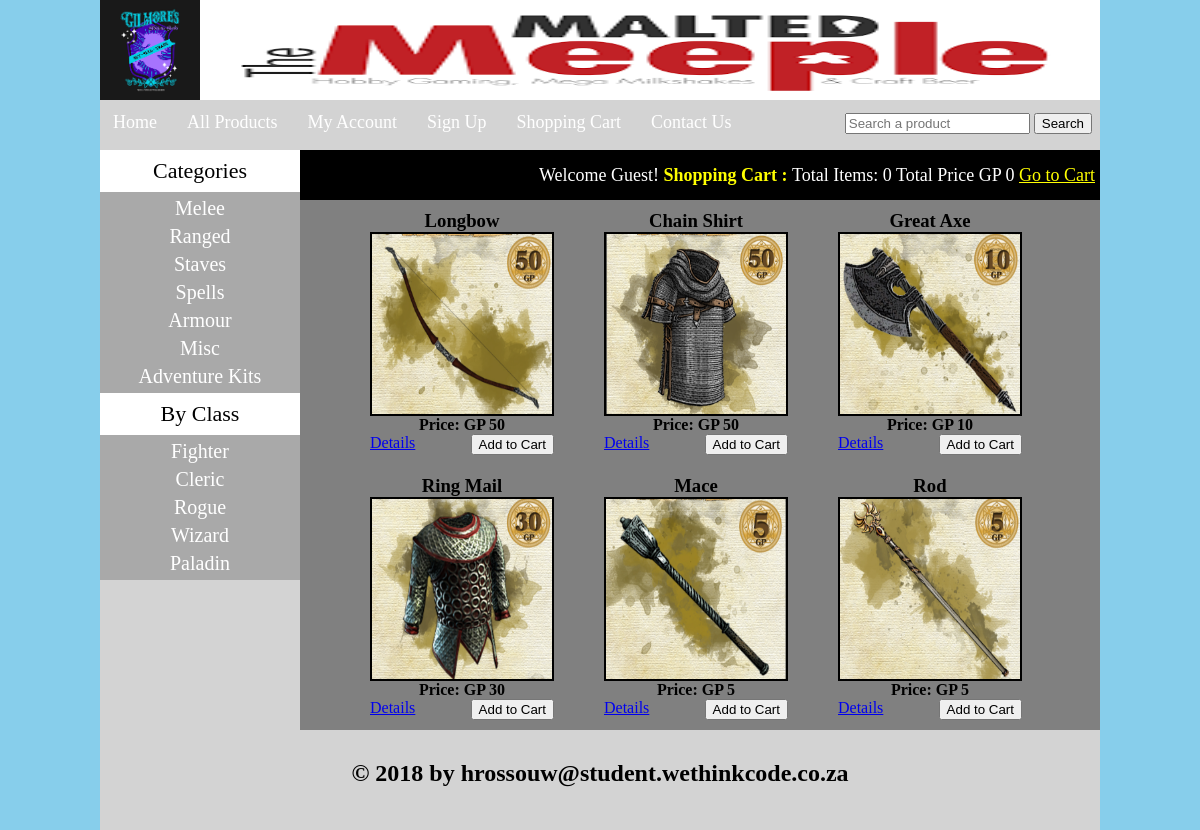
The page / on the database its author committed.
### tables this page shows
CREATE TABLE `categories` (
  `cat_id` int(100) NOT NULL,
  `cat_title` text NOT NULL
);

CREATE TABLE `brands` (
  `brand_id` int(11) NOT NULL,
  `brand_title` text NOT NULL
);

CREATE TABLE `products` (
  `product_id` int(100) NOT NULL,
  `product_cat` int(100) NOT NULL,
  `product_brand` int(100) NOT NULL,
  `product_title` varchar(255) NOT NULL,
  `product_price` int(100) NOT NULL,
  `product_desc` text NOT NULL,
  `product_image` text NOT NULL,
  `product_keywords` text NOT NULL
);

### functions/functions.php (the view, shortened to what this page needs)
<?php
$con = mysqli_connect("localhost", "root", "123456", "ecommerce");
function getIp() {
    $ip = $_SERVER['REMOTE_ADDR'];
    return $ip;
}
function total_items(){
	if(isset($_GET['add_cart'])){
		global $con;
		$ip = getIp();
		$get_items = "select * from cart where ip_add='$ip'";
		$run_items = mysqli_query($con, $get_items);
		$count_items = mysqli_num_rows($run_items);
		}
		else {
		global $con;
		$ip = getIp();
		$get_items = "select * from cart where ip_add='$ip'";
		$run_items = mysqli_query($con, $get_items);
		$count_items = mysqli_num_rows($run_items);
		}
	echo $count_items;
	}
function total_price(){
	$total = 0;
	echo "GP " . $total ." ";
}
function getCats(){
	global $con;
	$get_cats = "select * from categories";
	$run_cats = mysqli_query($con, $get_cats);
	while ($row_cats= mysqli_fetch_array($run_cats))
	{
		$cat_id = $row_cats['cat_id'];
		$cat_title = $row_cats['cat_title'];
		echo "<li><a href='index.php?cat=$cat_id'>$cat_title</a></li>";
	}
}
function getBrands(){
	global $con;
	$get_brands = "select * from brands";
	$run_brands = mysqli_query($con, $get_brands);
	while ($row_brands= mysqli_fetch_array($run_brands))
	{
		$brand_id = $row_brands['brand_id'];
		$brand_title = $row_brands['brand_title'];
		echo "<li><a href='index.php?brand=$brand_id'>$brand_title</a></li>";
	}
}
function getPro(){
	if(!isset($_GET['cat'])){
		if(!isset($_GET['brand'])){
		global $con;
		$get_pro = "select * from products order by RAND() LIMIT 0,6";
		$run_pro = mysqli_query($con, $get_pro);
		while($row_pro=mysqli_fetch_array(($run_pro))){
			$pro_id = $row_pro['product_id'];
			$pro_title = $row_pro['product_title'];
			$pro_price = $row_pro['product_price'];
			$pro_image = $row_pro['product_image'];
			echo "
					<div id='single_product'>
						<h3>$pro_title</h3>
						<img src='admin_area/product_images/$pro_image' width='180' height='180' />
						<p><b>Price: GP $pro_price</b></p>
						<a href='details.php?pro_id=$pro_id' style='float:left;'>Details</a>
						<a href='index.php?add_cart=$pro_id'><button style='float:right'>Add to Cart</button></a>
					</div>
			";
		}
	}
}
}
?>

### index.php (shortened to what this page needs)
<!DOCTYPE>
<?php
	include("functions/functions.php");
?>
<html>
	<head>
		<link rel="stylesheet" href="styles/style.css" media="all" />
	</head>
<body>
	<div class="main_wrapper">
		<div class="header_wrapper">
			<img id="logo" src="images/logo2.png" />
			<img id="banner" src="images/logo3.png" />
		</div>
		<div class="menubar">
			<ul id="menu">
				<li><a href="index.php">Home</a></li>
				<li><a href="all_products.php">All Products</a></li>
				<li><a href="#">My Account</a></li>
				<li><a href="customer_register.php">Sign Up</a></li>
				<li><a href="cart.php">Shopping Cart</a></li>
				<li><a href="#">Contact Us</a></li>
			</ul>
			<div id="form">
				<form method="get" action="results.php" enctype="multipart/form-data">
					<input type="text" name="user_query" placeholder="Search a product"/>
					<input type="submit" name="search" value="Search" />
				</form>
			</div>
		</div>
		<div class="content_wrapper">
			<div id="sidebar">
				<div id="sidebar_title">Categories</div>
				<ul id="cats">
					<?php getCats(); ?>
				</ul>
				<div id="sidebar_title">By Class</div>
				<ul id="cats">
					<?php getBrands(); ?>
				</ul>
			</div>
			<div id="content_area">
				<div id="shopping_cart">
					<span style="float:right; font-size:18px; padding:5px; line-height:40px;">
					Welcome Guest! <b style="color:Yellow">Shopping Cart : </b> Total Items: <?php total_items();?> Total Price <?php total_price();?><a href="cart.php" style="color:yellow">Go to Cart</a>
					</span>
				</div>
				<div id="products_box">
					<?php getPro(); ?>
				</div>
			</div>
		</div>
		<div id="footer">
			<h2 style="text-align:center; padding-top:30px">&copy; 2018 by hrossouw@student.wethinkcode.co.za</h2>
		</div>
	</div>
</body>
</html>

### styles/style.css (style rules this page uses)
html, body, div, span, applet, object, iframe, h1, h2, h3, h4, h5, h6, p, blockquote, pre, a, abbr, acronym, address, big, cite, code, del, dfn, em, img, ins, kbd, q, s, samp, small, strike, strong, sub, sup, tt, var, b, u, i, center, dl, dt, dd, ol, ul, li, fieldset, form, label, legend, table, caption, tbody, tfoot, thead, tr, th, td, article, aside, canvas, details, embed, figure, figcaption, footer, header, hgroup, menu, nav, output, ruby, section, summary, time, mark, audio, video { margin: 0; padding: 0; border: 0; vertical-align: baseline; }
body { background:skyblue; }
.main_wrapper { width:1000px; height:auto; margin:auto; background: lightgrey; }
.header_wrapper { width:1000px; height:100px; margin:auto; }
#logo { float:left; height: 100px; width: auto; }
#banner { float:left; height: 100px; width: 900px; }
.menubar { width: 1000px; height: 50px; background: lightgrey; color: whitesmoke; }
#menu { padding: 0; margin: 0; line-height: 45px; float: left; }
#menu li { list-style: none; display: inline; }
#menu a { text-decoration: none; color: white; padding: 8px; margin: 5px; font-size: 18px; font-family: 'Times New Roman', Times, serif; }
#form { float: right; padding-right: 8px; line-height: 45px }
.content_wrapper { width: 1000px; margin:auto; background: grey; }
#content_area { width: 800px; float:right; background: grey; }
#sidebar { width: 200px; background: darkgrey; float: left; }
#sidebar_title { background:white; color: black; font-size: 22px; font-family: Cambria, Cochin, Georgia, Times, 'Times New Roman', serif; padding: 8px; text-align: center; }
#cats { text-align: center; }
#cats li { list-style: none; margin: 5px; }
#cats a { color:white; margin: 5px; text-align: center; font-size: 20px; font-family: Georgia, 'Times New Roman', Times, serif; text-decoration: none; }
#products_box { width: 780px; text-align: center; margin-left: 30px; margin-bottom: 10px; }
#single_product { float:left; margin-left:30px; padding:10px; }
#single_product img { border:2px solid black; }
#shopping_cart { width:800px; height: 50px; background: black; color: white; }
#footer { width: 1000px; height: 100px; background: lightgray; clear:both; margin:auto; }

### rows shown on the page
categories: cat_title "Melee"
categories: cat_title "Ranged"
categories: cat_title "Staves"
categories: cat_title "Spells"
categories: cat_title "Armour"
categories: cat_title "Misc"
categories: cat_title "Adventure Kits"
brands: brand_title "Fighter"
brands: brand_title "Cleric"
brands: brand_title "Rogue"
brands: brand_title "Wizard"
brands: brand_title "Paladin"
products: product_title "Longbow", product_image (picture), product_price "50"
products: product_title "Chain Shirt", product_image (picture), product_price "50"
products: product_title "Great Axe", product_image (picture), product_price "10"
products: product_title "Ring Mail", product_image (picture), product_price "30"
products: product_title "Mace", product_image (picture), product_price "5"
products: product_title "Rod", product_image (picture), product_price "5"

### other values the page prints
$count_items "0"
$total "0"
